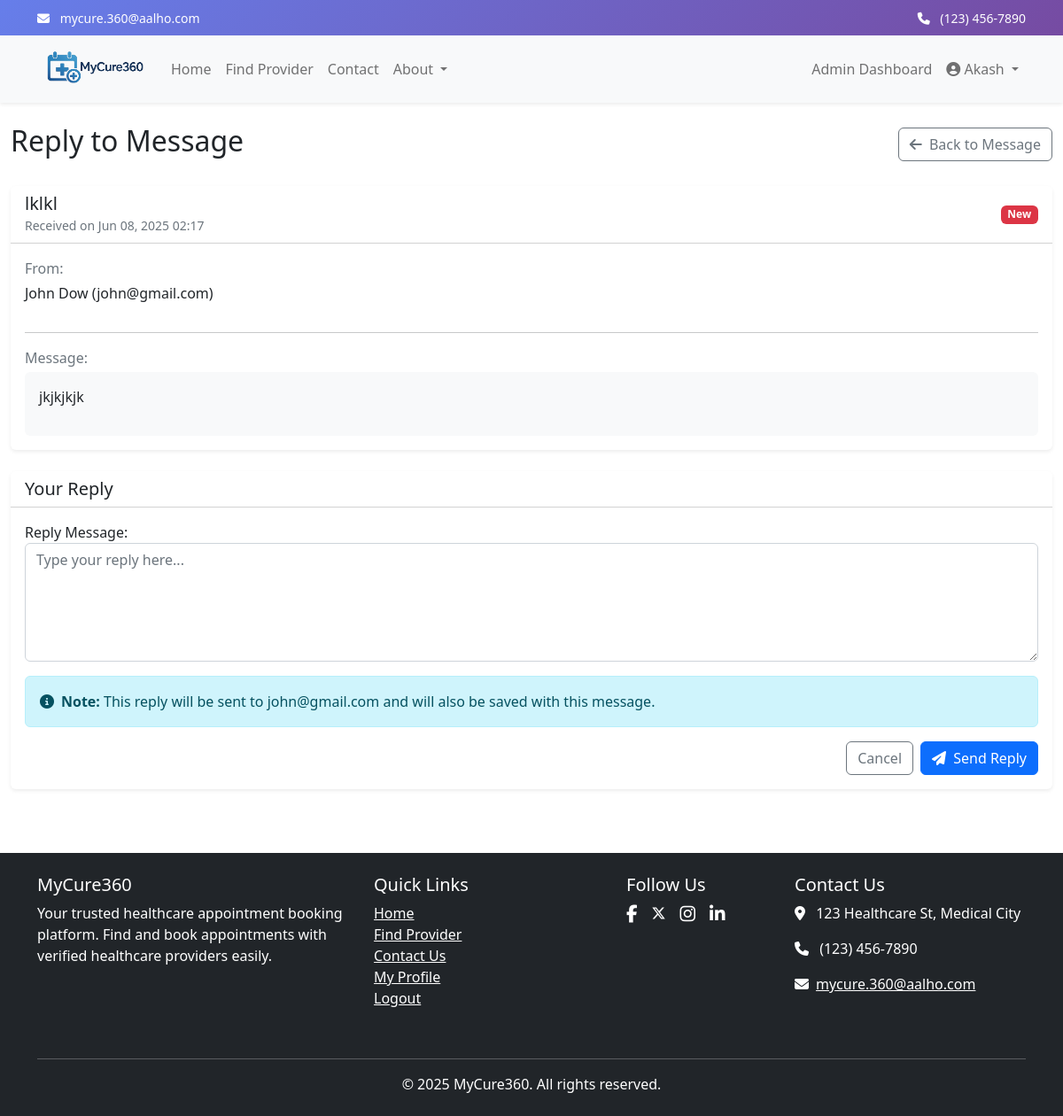
Screenshot of /adminpanel/contact-message/9/reply/ (signed in) with the database file from the repository.
### accounts/models.py (models this page shows, shortened)
class User(AbstractUser):
    USER_TYPE_CHOICES = (
        ('CUSTOMER', 'Customer'),
        ('AUTHORITY', 'Authority'),
        ('ADMIN', 'Admin'),
    )
    GENDER_CHOICES = (
        ('M', 'Male'),
        ('F', 'Female'),
        ('O', 'Other'),
        ('P', 'Prefer not to say'),
    )
    username = None
    email = models.EmailField(_('email address'), unique=True)
    phone_number = models.CharField(max_length=15, blank=True, null=True)
    user_type = models.CharField(max_length=10, choices=USER_TYPE_CHOICES, default='CUSTOMER')
    address = models.TextField(blank=True, null=True)
    date_of_birth = models.DateField(blank=True, null=True)
    gender = models.CharField(max_length=1, choices=GENDER_CHOICES, blank=True, null=True)
    age = models.PositiveIntegerField(blank=True, null=True)
    profile_picture = models.ImageField(upload_to='profile_pics/', blank=True, null=True)
    USERNAME_FIELD = 'email'
    REQUIRED_FIELDS = []
    objects = CustomUserManager()
    class Meta:
        db_table = 'users'
        verbose_name = 'User'
        verbose_name_plural = 'Users'

### contact/models.py (models this page shows, shortened)
class ContactMessage(models.Model):
    STATUS_CHOICES = (
        ('NEW', 'New'),
        ('READ', 'Read'),
        ('REPLIED', 'Replied'),
        ('RESOLVED', 'Resolved'),
        ('SPAM', 'Spam'),
    )
    name = models.CharField(max_length=255)
    email = models.EmailField()
    subject = models.CharField(max_length=255)
    message = models.TextField()
    user = models.ForeignKey(User, on_delete=models.SET_NULL, related_name='contact_messages', null=True, blank=True)
    status = models.CharField(max_length=10, choices=STATUS_CHOICES, default='NEW')
    reply = models.TextField(blank=True, null=True)
    replied_by = models.ForeignKey(User, on_delete=models.SET_NULL, related_name='replied_messages', null=True, blank=True)
    created_at = models.DateTimeField(auto_now_add=True)
    updated_at = models.DateTimeField(auto_now=True)
    class Meta:
        verbose_name = 'Contact Message'
        verbose_name_plural = 'Contact Messages'
        db_table = 'contact_messages'
        ordering = ['-created_at']

### adminpanel/views.py (the view)
# urls.py: path('contact-message/<int:message_id>/reply/', views.reply_contact_message_view, name='reply_contact_message'),
@login_required
@user_passes_test(is_admin)
def reply_contact_message_view(request, message_id):
    message = get_object_or_404(ContactMessage, id=message_id)
    if request.method == 'POST':
        form = ContactMessageReplyForm(request.POST)
        if form.is_valid():
            reply = form.cleaned_data['reply']
            message.reply = reply
            message.replied_by = request.user
            message.status = 'REPLIED'
            message.save()
            subject = f"Re: {message.subject}"
            email_message = (
                f"Dear {message.name},\n\n"
                f"{reply}\n\n"
                f"Regards,\n"
                f"{request.user.get_full_name() or 'MyCure Support Team'}"
            )
            try:
                send_mail(
                    subject,
                    email_message,
                    settings.DEFAULT_FROM_EMAIL,
                    [message.email],
                    fail_silently=False,
                )
                messages.success(request, "Your reply has been sent successfully!")
            except Exception as e:
                print(f"Reply email sending failed: {str(e)}")
                messages.warning(request, "Reply saved but there was an issue sending the email to the user.")
            return redirect('contact_message_detail', message_id=message.id)
    else:
        initial_data = {}
        if message.reply:
            initial_data = {'reply': message.reply}
        form = ContactMessageReplyForm(initial=initial_data)
    context = {
        'form': form,
        'message': message,
    }
    return render(request, 'adminpanel/reply_contact_message.html', context)

### adminpanel/forms.py
class ContactMessageReplyForm(forms.Form):
    reply = forms.CharField(
        widget=forms.Textarea(attrs={
            'class': 'form-control',
            'rows': 5,
            'placeholder': 'Type your reply here...'
        }),
        label="Reply Message"
    )

### adminpanel/views.py (called while the page is built)
def is_admin(user):
    return user.is_authenticated and user.user_type == 'ADMIN'

### adminpanel/templates/adminpanel/reply_contact_message.html (shortened to what this page needs)
{% extends 'base.html' %}
{% load static %}
{% block content %}
<div class="container-fluid py-4">
    <div class="d-flex justify-content-between align-items-center mb-4">
        <h1 class="h2">Reply to Message</h1>
        <a href="{% url 'contact_message_detail' message.id %}" class="btn btn-outline-secondary">
            <i class="fas fa-arrow-left me-1"></i> Back to Message
        </a>
    </div>
    <div class="card border-0 shadow-sm mb-4">
        <div class="card-header bg-white">
            <div class="d-flex justify-content-between align-items-center">
                <div>
                    <h5 class="mb-0">{{ message.subject }}</h5>
                    <span class="text-muted small">Received on {{ message.created_at|date:"M d, Y H:i" }}</span>
                </div>
                <span class="badge {% if message.status == 'NEW' %}bg-danger
                               {% elif message.status == 'READ' %}bg-warning
                               {% elif message.status == 'REPLIED' %}bg-success
                               {% endif %}">
                    {{ message.get_status_display }}
                </span>
            </div>
        </div>
        <div class="card-body">
            <div class="row">
                <div class="col-md-6 mb-3">
                    <p class="text-muted mb-1">From:</p>
                    <p class="mb-0">{{ message.name }} ({{ message.email }})</p>
                </div>
            </div>
            <hr>
            <div class="message-content mt-3">
                <p class="text-muted mb-1">Message:</p>
                <div class="p-3 bg-light rounded">
                    {{ message.message|linebreaks }}
                </div>
            </div>
        </div>
    </div>
    <div class="card border-0 shadow-sm">
        <div class="card-header bg-white">
            <h5 class="mb-0">Your Reply</h5>
        </div>
        <div class="card-body">
            <form method="POST" novalidate>
                <div class="mb-3">
                    {{ form.reply.label_tag }}
                    {{ form.reply }}
                </div>
                <div class="alert alert-info">
                    <div class="d-flex align-items-center">
                        <i class="fas fa-info-circle me-2"></i>
                        <div>
                            <strong>Note:</strong> This reply will be sent to {{ message.email }} and will also be saved with this message.
                        </div>
                    </div>
                </div>
                <div class="d-flex justify-content-end">
                    <a href="{% url 'contact_message_detail' message.id %}" class="btn btn-outline-secondary me-2">Cancel</a>
                    <button type="submit" class="btn btn-primary">
                        <i class="fas fa-paper-plane me-1"></i> Send Reply
                    </button>
                </div>
            </form>
        </div>
    </div>
</div>
{% endblock %}

### templates/navbar.html (shortened to what this page needs)
<div class="header-gradient text-white py-2">
    <div class="container">
        <div class="row">
            <div class="col-md-6">
                <small>
                    <i class="fas fa-envelope me-2"></i>
                    <a href="mailto:mycure.360@aalho.com" class="text-white text-decoration-none">mycure.360@aalho.com</a>
                </small>
            </div>
            <div class="col-md-6 text-md-end">
                <small>
                    <i class="fas fa-phone me-2"></i>
                    <a href="tel:+1234567890" class="text-white text-decoration-none">(123) 456-7890</a>
                </small>
            </div>
        </div>
    </div>
</div>
<nav class="navbar navbar-expand-lg navbar-light bg-light shadow-sm w-100">
    <div class="container">
        <a class="navbar-brand" href="{% url 'home' %}">
            <img src="/static/images/logo.png" alt="MyCure360 Logo" height="50">
        </a>
        <div class="collapse navbar-collapse" id="navbarNav">
            <ul class="navbar-nav me-auto">
                <li class="nav-item">
                    <a class="nav-link" href="{% url 'home' %}">Home</a>
                </li>
                <li class="nav-item">
                    <a class="nav-link" href="{% url 'search' %}">Find Provider</a>
                </li>
                <li class="nav-item">
                    <a class="nav-link" href="{% url 'contact' %}">Contact</a>
                </li>
                <li class="nav-item dropdown">
                    <a class="nav-link dropdown-toggle" href="#" id="aboutDropdown" role="button" data-bs-toggle="dropdown" aria-expanded="false">
                        About
                    </a>
                </li>
            </ul>
            <ul class="navbar-nav">
                {% if user.is_authenticated %}
                    {% if user.user_type == 'ADMIN' %}
                    <li class="nav-item">
                        <a class="nav-link" href="{% url 'admin_dashboard' %}">Admin Dashboard</a>
                    </li>
                    {% elif user.user_type == 'AUTHORITY' %}
                    <li class="nav-item">
                        <a class="nav-link" href="{% url 'authority_dashboard' %}">Authority Dashboard</a>
                    </li>
                    {% else %}
                    <li class="nav-item">
                        <a class="nav-link" href="{% url 'my_appointments' %}">My Appointments</a>
                    </li>
                    {% endif %}
                    <li class="nav-item dropdown">
                        <a class="nav-link dropdown-toggle" href="#" id="navbarDropdown" role="button" data-bs-toggle="dropdown" aria-expanded="false">
                            <i class="fas fa-user-circle"></i> {{ user.first_name }}
                        </a>
                    </li>
                {% endif %}
            </ul>
        </div>
    </div>
</nav>

### templates/base.html (style rules this page uses)
body { overflow-x: hidden; }
.navbar, footer { width: 100%; }
.header-gradient { background: linear-gradient(135deg, #667eea 0%, #764ba2 100%); }

### rows the page displays
User: first_name "Akash"
ContactMessage: subject "lklkl", created_at "Jun 08, 2025 02:17", status "New", name "John Dow", email "john@gmail.com", message "jkjkjkjk"
